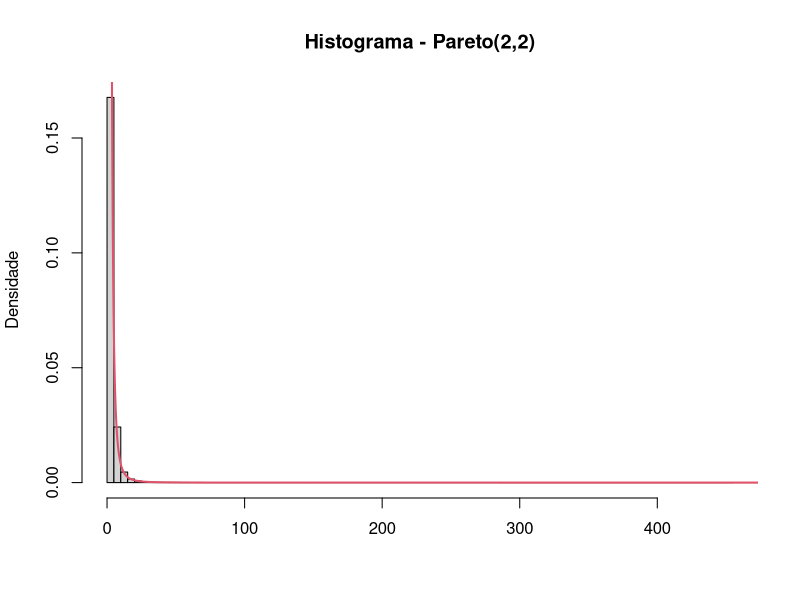
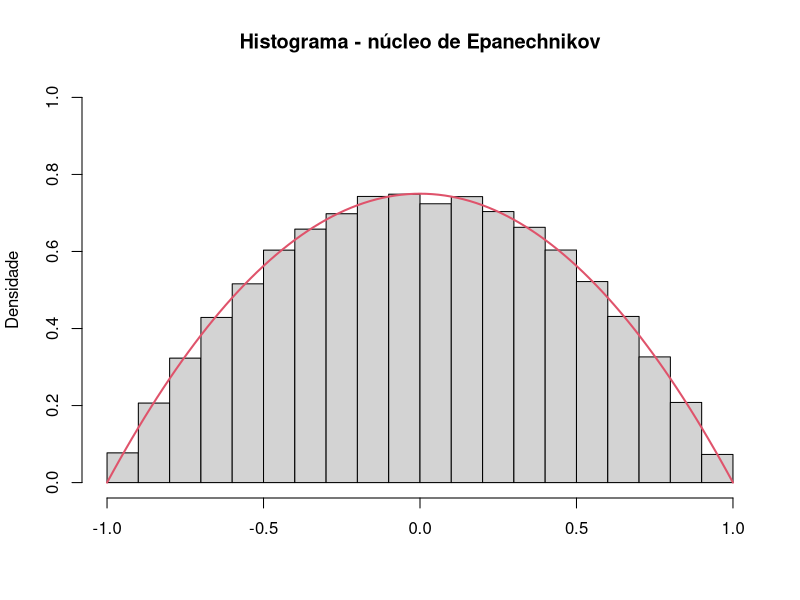

Write R code to recreate these figures, in order. (Note: this script raises an error after producing the figures.)
rm(list=ls())
## Questão 1
#############################################

# função densidade Pareto(a,b)
d_pareto = function(x,a,b) a*((b/x)^a)/x
# função para gerar variáveis aleatórias com distribuição Pareto(a,b)
r_pareto = function(n,a,b){
  vu = runif(n)
  x = b/(vu^(1/a))
  return(x)
}

# histrograma de uma amostra da Pareto(2,2)
hist(r_pareto(100000,2,2),prob=TRUE,breaks=100,main="Histograma - Pareto(2,2)",
     ylab="Densidade",xlab="")
# Adicionando a densidade verdadeira ao histograma
vxseq = seq(2,1000,.1)
vdens = d_pareto(vxseq,2,2)
lines(vxseq,vdens,type="l",col=2,lwd=2)
# Vale destacar que a variância para a Pareto(2,2) é infinita

rm(list=ls())
## Questão 3
#############################################
# densidade Epanechnikov
d_epach = function(x) 3*(1 - x^2)/4
# função para gerar variáveis aleatórias com distribuição Epanechnikov
r_epach = function(n){
  v = rep(0,n)
  for(i in 1:n){
    u1 = runif(1,-1,1); u2 = runif(1,-1,1); u3 = runif(1,-1,1);
    if((abs(u3)>abs(u2))&&(abs(u3)>abs(u1))){
      v[i] = u2
    }else{
      v[i] = u3
    }
  }
  return(v)
}

# histograma de uma amostra da Epanechnikov e a densidade verdadeira
hist(r_epach(100000),prob=TRUE,main="Histograma - núcleo de Epanechnikov",
     ylim=c(0,1),ylab="Densidade",xlab="")
curve(d_epach, xlim=c(-1,1),add=TRUE,col=2,lwd=2)
###############################################
rm(list=ls())
## Questão 6
#############################################
n      <- 20
rep    <- 100000
alpha  <- 0.05

#a)chi^2
ttestchi  <-  replicate(rep,{
  x = rchisq(n, 1)
  (mean(x)-1)/(sd(x)/sqrt(n))
})
Ind <- ttestchi > qt(1-alpha, n-1)
mean(Ind)

#b)
ttestunif  <-  replicate(rep,{
  x = runif(n,0,2)
  (mean(x)-1)/(sd(x)/sqrt(n))
})
Ind <- ttestunif > qt(1-alpha, n-1)
mean(Ind)

#c)
ttestexp  <-  replicate(rep,{
  x = rexp(n,1)
  (mean(x)-1)/(sd(x)/sqrt(n))
})
Ind <- ttestexp > qt(1-alpha, n-1)
mean(Ind)

rm(list=ls())
## Questão 7
#############################################
n      <- 1e6
rn     <- runif(n,0,pi/3)
sinrn  <- sin(rn)
estMC  <- ((pi/3)-0)*mean(sinrn)
print(estMC)

vv <- 1/2  ## valor verdadeiro

## Comparando os valores

erro = abs(estMC - vv)
print(erro)
## 2.891086e-06

##############################################

rm(list=ls())
## Questão 9
#############################################
n          <- 500000
rn         <- runif(n)
integral   <- ((exp(-rn))/(1+(rn^2)))
MCconv     <-  mean(integral) ##metodo convencional
varconv    <- (1/n) * sum((MCconv-integral)^2)

rn1        <- 1-rn
int1       <- integral
int2       <- ((exp(-rn1))/(1+(rn1^2)))
MCant      <- mean((int1 + int2)/2)  
varant     <- var(int1 + int2) ## Metodo das variaveis antiteticas

## Comparando os valores

vargain = ((varconv - varant)/varconv)
print(vargain)
## 0.927129 reducao de 92.71% da variancia

##############################################
#Questão 10

# Na primeira resolução iremos supor que sabemos gerar de uma normal truncada e fazer o método de importância
rm(list=ls())
install.packages("truncnorm")
require(truncnorm)

MCNormTruncX2 <- function(n,lower=1,upper=Inf,media=0,dp=1,importancefunction="normaltruncada"){
n        <- 1e6
rtn      <- rtruncnorm(n=n,a=lower,b=upper,mean=media,sd=dp)
int      <- (rtn^2)*dnorm(x=rtn,sd=dp)/dtruncnorm(x=rtn,a=lower,b=upper,mean=media,sd=dp)
infMC    <- mean(int)
#averiguar a variancia
return(infMC)
}

MCNormTruncX2(n=1e8)
